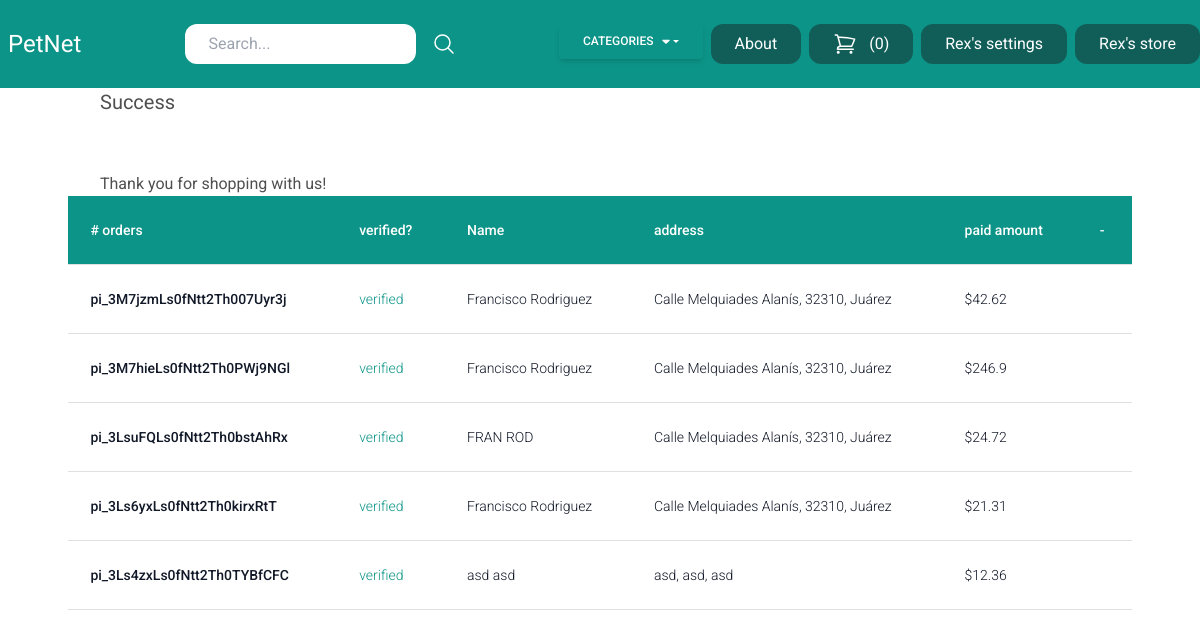
The page /cart/success/ (signed in) on the database its author committed.
### store/models.py (models this page shows, shortened)
class Order(models.Model):
    first_name = models.CharField(max_length=255)
    last_name = models.CharField(max_length=255)
    address = models.CharField(max_length=255)
    zipcode = models.CharField(max_length=255)
    city = models.CharField(max_length=255)
    paid_amount = models.IntegerField(blank=True, null=True)
    is_paid = models.BooleanField(default=False)
    payment_intent = models.CharField(max_length=255)
    created_by = models.ForeignKey(User, related_name='orders', on_delete=models.SET_NULL, null=True)
    created_at = models.DateTimeField(auto_now_add=True)
    class Meta:
        ordering = ('-created_at',)
    def get_display_price(self):
        return self.paid_amount /100

### store/views.py (the view)
# urls.py: path('cart/success/', views.success, name='success'),
@login_required
def success(request):
    form = OrderForm()
    orders = Order.objects.filter(created_by=request.user)
    return render(request, 'store/success.html',{
        'form':form,
        'orders':orders
    })

### store/forms.py
class OrderForm(forms.ModelForm):
    id = forms.IntegerField(widget=forms.HiddenInput)
    class Meta:
        model= Order
        fields = ('first_name', 'last_name', 'address', 'zipcode', 'city','id',)

### store/cart.py (called while the page is built)
    def __len__(self):
        return sum(item['quantity'] for item in self.cart.values())

### store/context_processors.py (called while the page is built)
def cart(request):
    return {'cart':Cart(request)}

### store/templatetags/menu.py (called while the page is built)
@register.inclusion_tag('core/menu.html')
def menu(*args, **kwargs):
    categories = Category.objects.all()
    return {'categories': categories}

### store/templates/store/success.html (shortened to what this page needs)
{% extends 'core/base.html' %}
{% block content %}
    <h1 class="mb-6 text-xl"> Success </h1>
    <p>Thank you for shopping with us!</p>
    <div class="flex flex-col">
        <div class="overflow-x-auto sm:-mx-6 lg:-mx-8 ">
            <table class="table">
                <thead class="bg-teal-600">
                  <tr>
                    <th scope="col" class="text-sm font-medium text-white px-6 py-4">
                        # orders
                    </th>
                    <th class="text-sm font-medium text-white px-6 py-4">
                        verified?
                    </th>
                    <th class="text-sm font-medium text-white px-6 py-4">
                      Name
                    </th>
                    <th class="text-sm font-medium text-white px-6 py-4">
                      address
                    </th>
                    <th class="text-sm font-medium text-white px-6 py-4">
                      paid amount
                    </th>
                    <th class="text-sm font-medium text-white px-6 py-4">
                        -
                    </th>
                  </tr>
                </thead >
                <tbody>
                    {% for order in orders %}
                            <tr class="bg-white border-b">
                                <td class="px-6 py-4 whitespace-nowrap text-sm font-medium text-gray-900">
                                    {% if not order.is_paid %}
                                        <button onclick="verified(event, '{{order.payment_intent}}')" class="py-4 px-8 bg-teal-500 text-white hover:bg-teal-800 rounded-xl">
                                            {{order.payment_intent}}
                                        </button>
                                    {% else %}
                                        {{order.payment_intent}}
                                    {% endif %}
                                </td>
                                <td class="{% if order.is_paid %}text-teal-600{% endif %} text-sm text-gray-900 font-light px-6 py-4 whitespace-nowrap">
                                    {% if order.is_paid %}
                                        verified
                                    {% else %}
                                        not verified
                                    {% endif %}
                                </td>
                                <td class="text-sm text-gray-900 font-light px-6 py-4 whitespace-nowrap">
                                    {{order.first_name}} {{order.last_name}}
                                </td>
                                <td class="text-sm text-gray-900 font-light px-6 py-4 whitespace-nowrap">
                                    {{order.address}}, {{order.zipcode}}, {{order.city}}
                                </td>
                                <td class="text-sm text-gray-900 font-light px-6 py-4 whitespace-nowrap">
                                    ${{order.get_display_price}}
                                </td>
                            </tr class="bg-white border-b">
                    {% endfor %}
                </tbody>
            </table>
        </div>
    </div>
{% endblock content %}

### core/templates/core/base.html (shortened to what this page needs)
{% load menu %}
<!doctype html>
<html>
<head>
    <link rel="stylesheet" href="https://cdnjs.cloudflare.com/ajax/libs/font-awesome/6.0.0/css/all.min.css" />
    <link rel="stylesheet" href="https://cdn.jsdelivr.net/npm/tw-elements/dist/css/index.min.css" />
    <link href="https://cdnjs.cloudflare.com/ajax/libs/font-awesome/6.0.0/css/all.min.css" rel="stylesheet"/>
    <link href="https://cdnjs.cloudflare.com/ajax/libs/mdb-ui-kit/6.0.0/mdb.min.css" rel="stylesheet"/>
    <script src="https://cdn.tailwindcss.com"></script>
</head>
<body>
    <nav class="relative w-full flex flex-wrap items-center justify-between py-4 bg-teal-600">
        <div class="logo">
            <a href="/" class="pl-2 text-2xl text-white">PetNet</a>
        </div>
        <div class=" search">
            <form action="/search/" method="get" class=" flex items-center space-x-4">
                <input type="search" name="query" placeholder="Search..." class="py-2 px-4 rounded-xl">
                <button >
                    <svg xmlns="http://www.w3.org/2000/svg" fill="none" viewBox="0 0 24 24" stroke-width="1.5" stroke="currentColor" class="w-6 h-6 text-white">
                        <path stroke-linecap="round" stroke-linejoin="round" d="M21 21l-5.197-5.197m0 0A7.5 7.5 0 105.196 5.196a7.5 7.5 0 0010.607 10.607z" />
                      </svg>
                </button>
            </form>
        </div>
        <div class="menu flex items-center space-x-2">
            <div class="flex justify-center">
                {% menu %}
            </div>
            <a href="{% url 'cart_view' %}" class="flex space-x-3 py-2 px-4 bg-teal-800 text-white rounded-xl hover:bg-teal-900">
                <span>({{cart|length}})</span>
            </a>
            {% if request.user.is_authenticated %}
                <a href="{% url 'myaccount' %}"class="flex py-2 px-4 bg-teal-800 text-white rounded-xl hover:bg-teal-900">
                   <span class="inline-block">{{ request.user|capfirst }}'s settings</span>
                </a>
                {% if request.user.userprofile.is_vendor %}
                    <a href="{% url 'my_store' %}" class="py-2 px-4 bg-teal-800 text-white rounded-xl hover:bg-teal-900">{{ request.user|capfirst }}'s store</a>
                {% endif %}
            {% else %}
                <a href="{% url 'login' %}" class="py-2 px-4 bg-teal-800 text-white rounded-xl hover:bg-teal-900">Login</a>
            {% endif %}
        </div>
    </nav>
    <div class="container mx-auto">
        {% block content %}
        {% endblock content %}
    </div>
</body>
</html>

### rows shown on the page
Order: payment_intent "pi_3M7jzmLs0fNtt2Th007Uyr3j", is_paid "verified", first_name "Francisco", last_name "Rodriguez", address "Calle Melquiades Alanís", zipcode "32310", city "Juárez", get_display_price "42.62"
Order: payment_intent "pi_3M7hieLs0fNtt2Th0PWj9NGl", is_paid "verified", first_name "Francisco", last_name "Rodriguez", address "Calle Melquiades Alanís", zipcode "32310", city "Juárez", get_display_price "246.9"
Order: payment_intent "pi_3LsuFQLs0fNtt2Th0bstAhRx", is_paid "verified", first_name "FRAN", last_name "ROD", address "Calle Melquiades Alanís", zipcode "32310", city "Juárez", get_display_price "24.72"
Order: payment_intent "pi_3Ls6yxLs0fNtt2Th0kirxRtT", is_paid "verified", first_name "Francisco", last_name "Rodriguez", address "Calle Melquiades Alanís", zipcode "32310", city "Juárez", get_display_price "21.31"
Order: payment_intent "pi_3Ls4zxLs0fNtt2Th0TYBfCFC", is_paid "verified", first_name "asd", last_name "asd", address "asd", zipcode "asd", city "asd", get_display_price "12.36"

### other values the page prints
{{ cart|length }} "0"
{{ request.user|capfirst }} "Rex"
